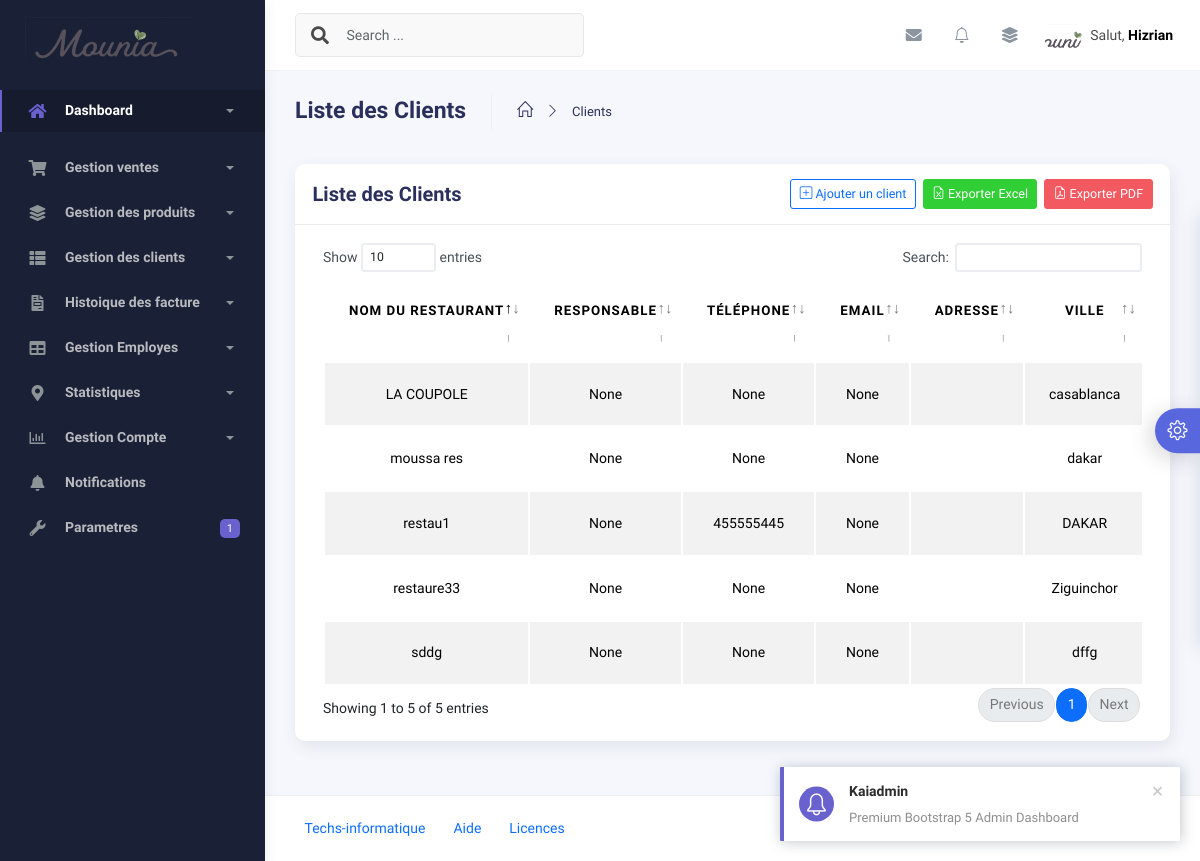
Before: /clients/ with the older database file.
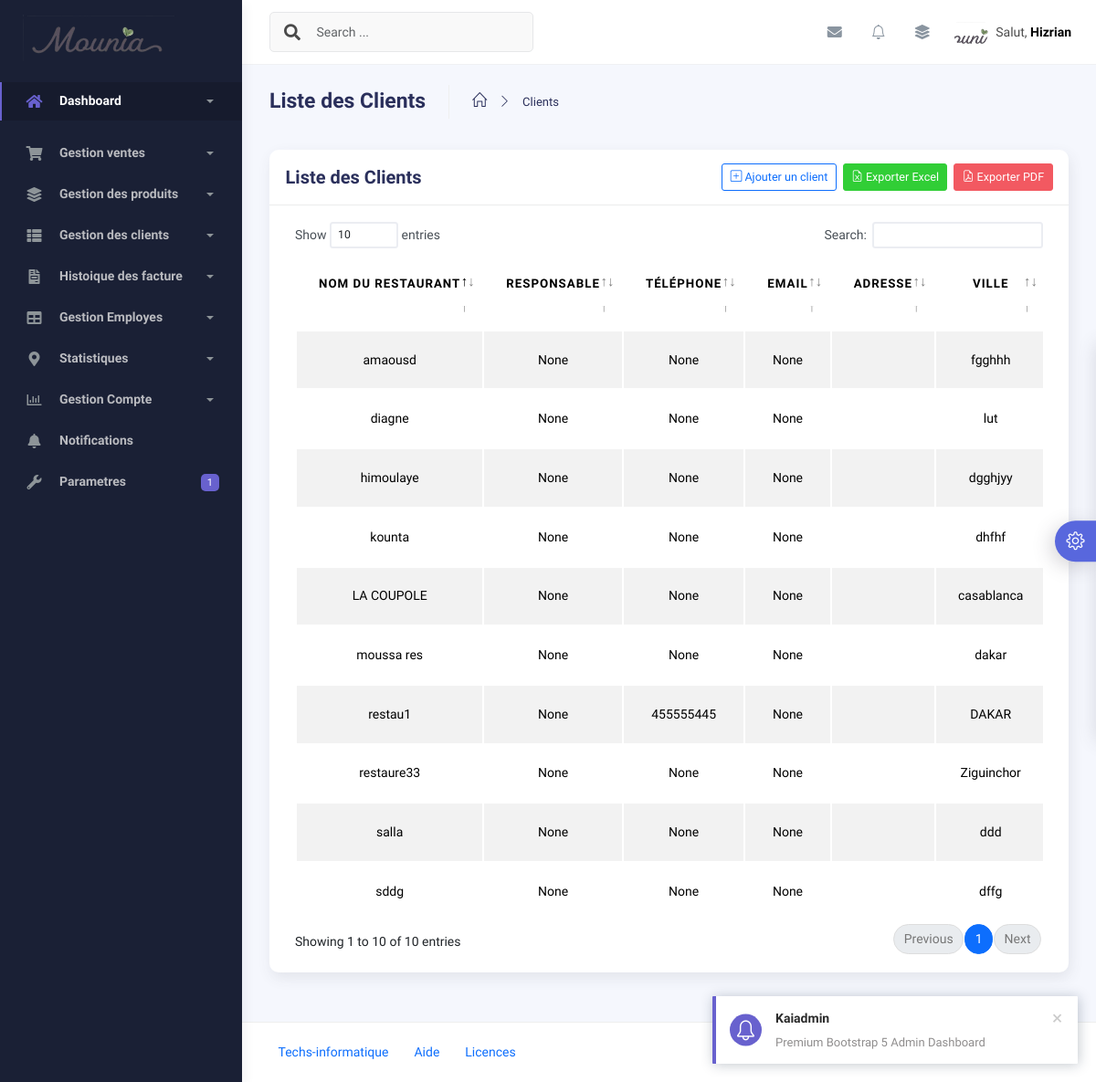
After: the same page with the newer database file.
### application/models.py (models this page shows, shortened)
class Client(models.Model):
    nom = models.CharField(max_length=150, verbose_name="Nom du restaurant")
    responsable = models.CharField(
        max_length=100, verbose_name="Nom du responsable", blank=True, null=True)
    telephone = models.CharField(
        max_length=20,
        verbose_name="Téléphone",
        unique=True,
        blank=True,
        null=True
    )
    ice = models.CharField(
        max_length=15,
        verbose_name="ICE",
        unique=False,
        blank=True,
        null=True
    )
    email = models.EmailField(blank=True, null=True, verbose_name="Email")
    adresse = models.TextField(verbose_name="Adresse", blank=True, null=True)
    ville = models.CharField(max_length=100, verbose_name="Ville")
    prix_livraison = models.DecimalField(
        max_digits=10,
        decimal_places=2,
        verbose_name="Prix de livraison (en MAD)"
    )
    date_creation = models.DateTimeField(
        auto_now_add=True, verbose_name="Date d'ajout")
    class Meta:
        verbose_name = "Client (Restaurant)"
        verbose_name_plural = "Clients (Restaurants)"
        ordering = ["nom"]

### application/views.py (the view)
# urls.py: path("clients/", views.liste_clients, name="liste_clients"),
def liste_clients(request):
    clients = Client.objects.all()
    return render(request, "clients/liste_clients.html", {"clients": clients})

### application/context_processors.py (called while the page is built)
def parametres_mounia(request):
    return {
        'parametres': ParametresMounia.objects.first() or None
    }

### templates/clients/liste_clients.html (shortened to what this page needs)
{% extends "base.html" %}
{% load static %}
{% block content %}
<div class="container">
  <div class="page-inner">
    <div class="page-header">
      <h3 class="fw-bold mb-3">Liste des Clients</h3>
      <ul class="breadcrumbs mb-3">
        <li class="nav-home">
          <a href="{% url 'home' %}">
            <i class="icon-home"></i>
          </a>
        </li>
        <li class="separator">
          <i class="icon-arrow-right"></i>
        </li>
        <li class="nav-item">
          <a href="{% url 'liste_clients' %}">Clients</a>
        </li>
      </ul>
    </div>
    <div class="row">
      <div class="col-md-12">
        <div class="card">
          <div class="card-header">
            <div class="d-flex align-items-center">
              <h4 class="card-title">Liste des Clients</h4>
              <a
                href="{% url 'ajouter_client' %}"
                class="btn btn-outline-primary ms-auto me-2"
              >
                <i class="bi bi-plus-square"></i> Ajouter un client
              </a>
              <a
                href=""
                class="btn btn-success me-2"
              >
                <i class="bi bi-file-earmark-excel"></i> Exporter Excel
              </a>
              <a
                href=""
                class="btn btn-danger"
              >
                <i class="bi bi-file-earmark-pdf"></i> Exporter PDF
              </a>
            </div>
          </div>
          <div class="card-body">
            <div class="table-responsive">
              <table
                id="clients-table"
                class="display table table-striped table-hover"
              >
                <thead>
                  <tr>
                    <th style="width: 200px">Nom du Restaurant</th>
                    <th style="width: 150px">Responsable</th>
                    <th style="width: 120px">Téléphone</th>
                    <th style="width: 200px">Email</th>
                    <th style="width: 250px">Adresse</th>
                    <th style="width: 120px">Ville</th>
                  </tr>
                </thead>
                <tbody>
                  {% for client in clients %}
                  <tr>
                    <td>{{ client.nom }}</td>
                    <td>{{ client.responsable }}</td>
                    <td>{{ client.telephone }}</td>
                    <td>{{ client.email }}</td>
                    <td>{{ client.adresse }}</td>
                    <td>{{ client.ville }}</td>
                  </tr>
                  {% endfor %}
                </tbody>
              </table>
            </div>
          </div>
        </div>
      </div>
    </div>
  </div>
</div>
{% endblock content %}

Changed rows visible on the page:
added Client: nom "amaousd", responsable "None", telephone "None", email "None", ville "fgghhh"
added Client: nom "diagne", responsable "None", telephone "None", email "None", ville "lut"
added Client: nom "himoulaye", responsable "None", telephone "None", email "None", ville "dgghjyy"
added Client: nom "kounta", responsable "None", telephone "None", email "None", ville "dhfhf"
added Client: nom "salla", responsable "None", telephone "None", email "None", ville "ddd"
Other visible differences:
text written by a page script: "Show entries Search: Showing 1 to 5 of 5 entries Previous 1 Next" → "Show entries Search: Showing 1 to 10 of 10 entries Previous 1 Next"
